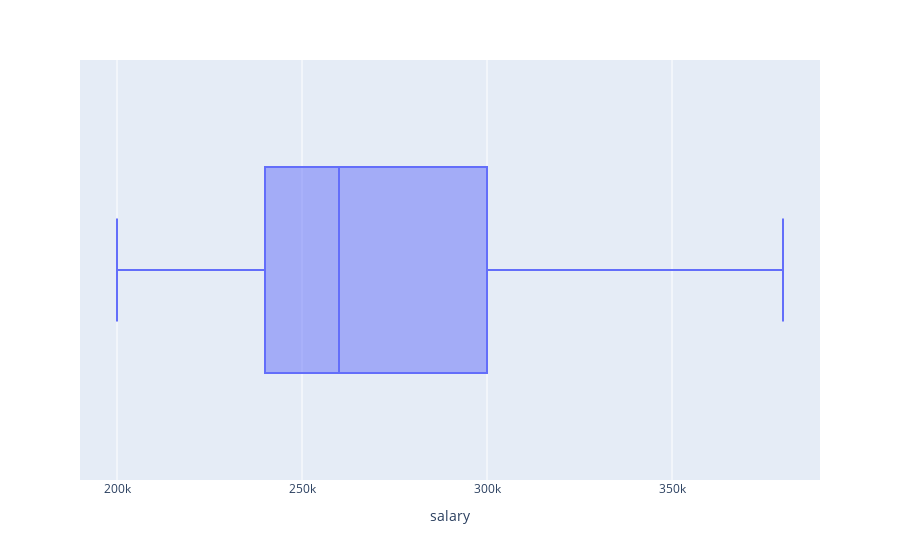

The cell this chart's notebook holds for it:
### Code cell
# here we are creating a box of salaries to find outliers
fig = px.box(df, x='salary')
fig.show()
# the resulting grid shows us we have a few outliers that could be due to data entry error AND could just be abnormal circumstances.
# I am going to be doing 2 things
# 1) for the 45k, 2.6m, 3m salaries I am assuming they should be 450k, 260k, 300k respectively and am updating that.
# 2) We will remove salaries outside the whiskers
df['salary'].hist()

### Figure 1 — Plotly figure (JSON) as saved in the notebook; plotly's stock layout.template omitted (floating-point values rounded to 4 significant figures; data arrays with more than 128 entries replaced by an {"elided": "..."} marker saying what was removed)
{"data": [{"alignmentgroup": "True", "hovertemplate": "salary=%{x}<extra></extra>", "legendgroup": "", "marker": {"color": "#636efa"}, "name": "", "notched": false, "offsetgroup": "", "orientation": "h", "showlegend": false, "type": "box", "x": {"elided": "198 int values"}, "x0": " ", "xaxis": "x", "y0": " ", "yaxis": "y"}], "layout": {"boxmode": "group", "legend": {"tracegroupgap": 0}, "margin": {"t": 60}, "xaxis": {"anchor": "y", "domain": [0, 1], "title": {"text": "salary"}}, "yaxis": {"anchor": "x", "domain": [0, 1]}}}
